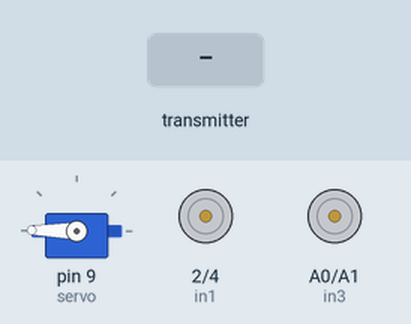
A sketch run on a simulated Arduino Uno, built with avr-gcc and run on an emulated ATmega328P. Parts: servo, motor-driver pin pairs drawn as motors (green arrow = first pin HIGH = forward, orange = second pin HIGH = backward, longer = more drive, scaled by the enable pin). Inputs (shaded band) come from the test bench. No radio packets arrive unless stated.

Above: at 1.2 s.
1.3 s: the transmitter starts sending xAxis = 0
At 3.8 s:
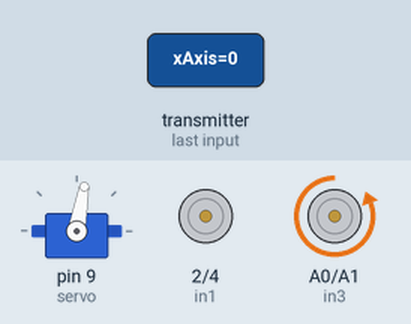
4.3 s: the transmitter starts sending yAxis = 256
At 5.2 s:
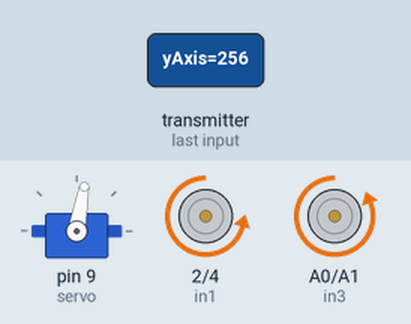
5.8 s: the transmitter starts sending bucketAxis = 1023
At 8.5 s:
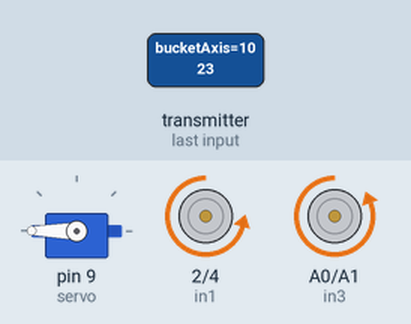
8.8 s: the transmitter starts sending xAxis = 256
At 9.5 s:
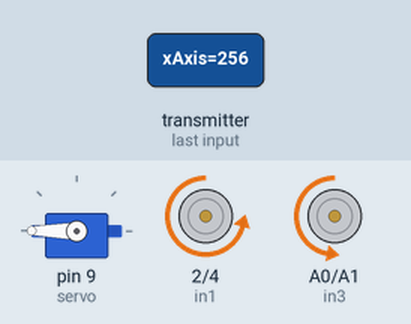
10.3 s: the transmitter starts sending yAxis = 0
At 11.5 s:
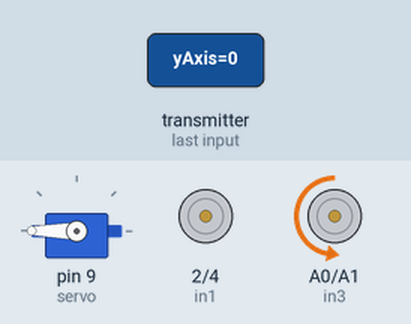
11.8 s: the transmitter starts sending bucketAxis = 0
At 14.2 s:
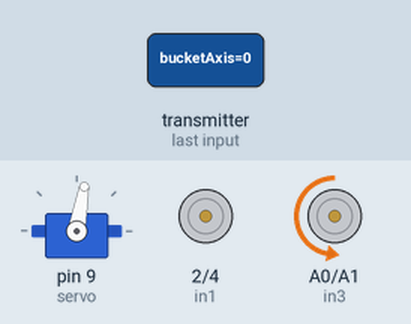
Timing chart, 0 to 15.7 s (numbered marks = the images above; inputs shaded):
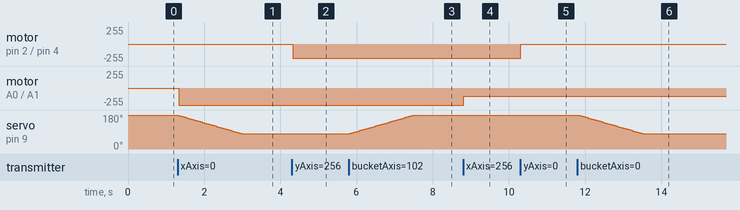

The sketch:

Motors.ino
```cpp
#include <RH_ASK.h>
#include <SPI.h>
#include <nRF24L01.h>
#include <RF24.h>
#include <PWMServo.h>


RH_ASK rf_driver;
RF24 radio(7, 8);  // CE, CSN


const byte address[6] = "00001";

// Max size of this struct is 32 bytes - NRF24L01 buffer limit
struct Data_Package {
  int xAxis;
  int yAxis;
  int bucketAxis;
};
Data_Package data;

//Servomotor to move the bucket
PWMServo servo;
//Default angle of the servomotor
int angle = 179;

//Pins for the first motor
int in1 = 2;
int in2 = 4;
int enA = 3;

//Pins for the second mototr
int in3 = A0;
int in4 = A1;
int enB = 6;


void setup() {

  Serial.begin(9600);
  //Set up the radio unit
  rf_driver.init();
  radio.begin();
  radio.openReadingPipe(0, address);
  radio.setPALevel(RF24_PA_MIN);
  radio.startListening();

  //Set up the motor pins
  pinMode(enA, OUTPUT);
  pinMode(in1, OUTPUT);
  pinMode(in2, OUTPUT);

  pinMode(enB, OUTPUT);
  pinMode(in3, OUTPUT);
  pinMode(in4, OUTPUT);
  //Set the servomotor pins
  servo.attach(9);
  servo.write(angle);

  //Set all motors to OFF
  digitalWrite(in1, LOW);
  digitalWrite(in2, LOW);
  digitalWrite(in3, LOW);
  digitalWrite(in4, LOW);


}


void loop() {

  //Create speed and set it to 0
  int speedA = 0;
  int speedB = 0;

  //Create direction for both controllersticks and the servomotor
  int directionX = 515;
  int directionY = 515;
  int bucketdirection = 515;

  //Create buffer for radio transmission
  int buf[3];
  //Get buffer size
  uint8_t buflen = sizeof(buf);
  //Assign deffault values to the buffer
  buf[0] = 515;
  buf[1] = 515;
  buf[2] = 515;


  //Check if connection established
  if (radio.available()) {
    //Read data
    radio.read(&data, sizeof(Data_Package));
    rf_driver.recv((uint8_t*)&buf, &buflen);
    //Message received with valid checksum
    //Serial.print("Message Received: ");
    //Serial.print("xAxis:");
    //Serial.println(data.xAxis);
    //Serial.print("yAxis:");
    //Serial.println(data.yAxis);

    //Assign the values
    directionX = data.xAxis;  //analogRead(xAxis);
    directionY = data.yAxis;
    bucketdirection = data.bucketAxis;

  }
  //Map the bucket input
  int input = map(bucketdirection,0,1023,0,100);
  if(input > 50)
  {
    if(angle <  180)
      {
        angle+=3;
      }
  }
  else if(input <= 48)
  {
    if(angle > 80)
      {
        angle-=3;
      }

  }
  //Move the bucket
  servo.write(angle);

  //Controller

  //ENGINE A (in1,in2) IS ON THE RIGHT
  //ENGINE B (in3,in4) IS ON THE LEFT
  //FORWARDS = X = 0 == LOW HIGH
  //BACKWARDS = X = 1024 == HIGH LOW
  //RIGHT = y = 0
  //LEFT = y = 1024
  //FORWARD LEFT = (x = 0) (y = 1024)
  //FORWARD RIGHT = (x = 0) (y = 0)
  //BACKAWRDS LEFT = (x = 1024) (y = 1024)
  //BACKWARDS RIGHT = (x = 1024) (y = 0)


  //Determine the direction and speed from the position on the controller stick
  if (directionX > 600)  //BACKWARDS
  {

    speedA = (directionX - 520) / 2;
    speedB = (directionX - 520) / 2;


    digitalWrite(in1, HIGH);
    digitalWrite(in2, LOW);
    digitalWrite(in3, HIGH);
    digitalWrite(in4, LOW);
  }
  if (directionX < 400)  //FORWARDS
  {
    speedA = (510 - directionX) / 2;
    speedB = (510 - directionX) / 2;


    digitalWrite(in1, LOW);
    digitalWrite(in2, HIGH);
    digitalWrite(in3, LOW);
    digitalWrite(in4, HIGH);
  }
  if (directionX > 410 && directionX < 590)
  {
    digitalWrite(in1, LOW);
    digitalWrite(in2, LOW);

    digitalWrite(in3, LOW);
    digitalWrite(in4, LOW);
  }


  if (directionY < 300)  //RIGHT
  {

    if (directionX < 500)  //Forwards
    {
     speedA = map(directionY,0,300,0,255);
    }

    if (directionX > 540)  //Backwards
    {
      digitalWrite(in3, LOW);
      digitalWrite(in4, HIGH);
    }

  } else if (directionY > 700)  //LEFT
  {


    if (directionX < 500)  //Forwards
    {
      digitalWrite(in3, HIGH);
      digitalWrite(in4, LOW);
    }

    if (directionX > 540)  //Backwards
    {
      digitalWrite(in1, LOW);
      digitalWrite(in2, HIGH);
    }
  }

  //Write the speed to the motors
  analogWrite(enA, speedA);
  analogWrite(enB, speedB);


  delay(50);


}
```

Measured:
- after the input at 1.3 s, motor on A0 (in3) / A1 (in4): stopped → backward 255/255 at once; servo on pin 9 (servo): moves from 179° to 80° over 1.7 s, starting at once
- after the input at 4.3 s, motor on pin 2 (in1) / pin 4 (in2): stopped → backward 217/255 at once
- after the input at 5.8 s, servo on pin 9 (servo): moves from 80° to 180° over 1.7 s, starting at once
- after the input at 8.8 s, motor on A0 (in3) / A1 (in4): backward 255/255 → backward 127/255 at once
- after the input at 10.3 s, motor on pin 2 (in1) / pin 4 (in2): backward 217/255 → stopped at once
- after the input at 11.8 s, servo on pin 9 (servo): moves from 180° to 80° over 1.7 s, starting at once
